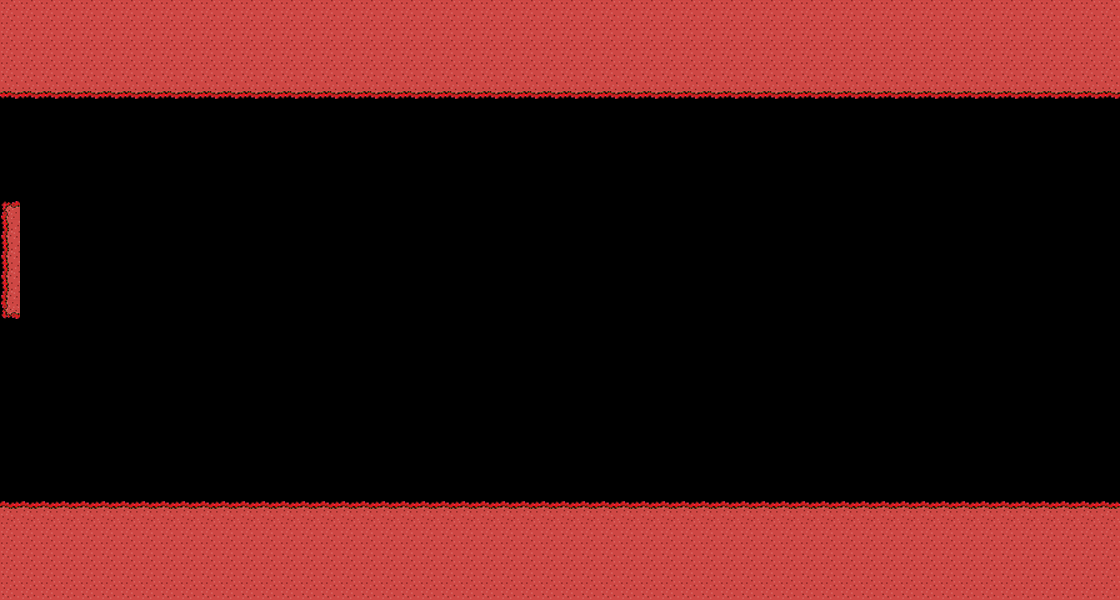

A level layout from a 2D game, rendered from its tile map. Below: a short description, then the map file with tile-grid data replaced by summaries:
An orthogonal 56x30 tile map with 20x20 px tiles, 1 tile layer (map4), 3 hidden layers not drawn.

<map version="1.0" orientation="orthogonal" renderorder="right-down" width="56" height="30" tilewidth="20" tileheight="20" nextobjectid="1">
 <tileset firstgid="1" name="MainTileset" tilewidth="20" tileheight="20">
  <image source="ggtilesv2.png" width="300" height="360" />
 </tileset>
 <layer name="map1" width="56" height="30" visible="0">
  <data>[1680 cells, 560 non-empty, 3 distinct tile ids]</data>
 </layer>
 <layer name="map4" width="56" height="30">
  <data>[1680 cells, 566 non-empty, 6 distinct tile ids]</data>
 </layer>
 <layer name="map2" width="56" height="30" visible="0">
  <data>[1680 cells, 1217 non-empty, 24 distinct tile ids]</data>
 </layer>
 <layer name="map3" width="56" height="30" visible="0">
  <data>[1680 cells, 1115 non-empty, 39 distinct tile ids]</data>
 </layer>
</map>
